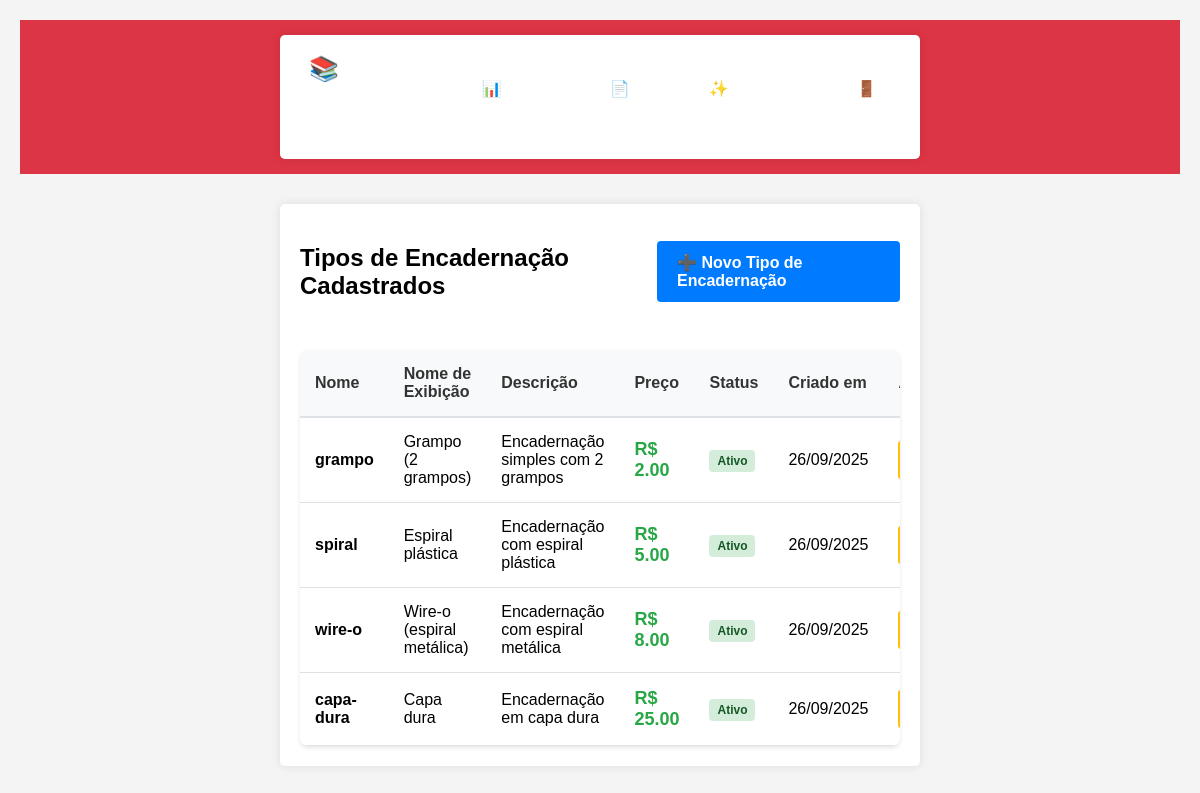
The page /admin/bindings (signed in) on the database its author committed.
### app.py (models this page shows)
class BindingType(db.Model):
    id = db.Column(db.Integer, primary_key=True)
    name = db.Column(db.String(50), unique=True, nullable=False)  # 'grampo', 'spiral', etc.
    display_name = db.Column(db.String(100), nullable=False)      # 'Grampo', 'Espiral', etc.
    description = db.Column(db.String(200), nullable=True)
    price = db.Column(db.Float, nullable=False)  # preço da encadernação
    active = db.Column(db.Boolean, default=True, nullable=False)
    created_at = db.Column(db.DateTime, default=db.func.current_timestamp())

### app.py (the view)
@app.route('/admin/bindings')
@admin_required
def admin_bindings():
    bindings = BindingType.query.all()
    return render_template('admin_bindings.html', bindings=bindings)

### app.py (called while the page is built)
def admin_required(f):
    @wraps(f)
    def decorated_function(*args, **kwargs):
        if 'admin_logged_in' not in session:
            flash('Acesso negado. Faça login como administrador.', 'error')
            return redirect(url_for('admin_login'))
        return f(*args, **kwargs)
    return decorated_function

### templates/admin_bindings.html (shortened to what this page needs)
<!DOCTYPE html>
<html lang="pt-BR">
<head>
    <link rel="stylesheet" href="{{ url_for('static', filename='style.css') }}">
</head>
<body>
    <div class="admin-header">
        <div class="container">
            <nav class="admin-nav">
                <h1>📚 Gerenciar Tipos de Encadernação</h1>
                <div class="nav-links">
                    <a href="{{ url_for('admin_dashboard') }}">📊 Dashboard</a>
                    <a href="{{ url_for('admin_papers') }}">📄 Papéis</a>
                    <a href="{{ url_for('admin_finishings') }}">✨ Acabamentos</a>
                    <a href="{{ url_for('admin_logout') }}">🚪 Sair</a>
                </div>
            </nav>
        </div>
    </div>
    <div class="container">
        <div class="page-actions">
            <h2>Tipos de Encadernação Cadastrados</h2>
            <a href="{{ url_for('admin_bindings_create') }}" class="btn-primary">
                ➕ Novo Tipo de Encadernação
            </a>
        </div>
        {% if bindings %}
            <div class="bindings-table">
                <table>
                    <thead>
                        <tr>
                            <th>Nome</th>
                            <th>Nome de Exibição</th>
                            <th>Descrição</th>
                            <th>Preço</th>
                            <th>Status</th>
                            <th>Criado em</th>
                            <th>Ações</th>
                        </tr>
                    </thead>
                    <tbody>
                        {% for binding in bindings %}
                            <tr>
                                <td><strong>{{ binding.name }}</strong></td>
                                <td>{{ binding.display_name }}</td>
                                <td>{{ binding.description or '-' }}</td>
                                <td><span class="price-value">R$ {{ "%.2f"|format(binding.price) }}</span></td>
                                <td>
                                    <span class="status-badge status-active">
                                        {{ 'Ativo' if binding.active else 'Inativo' }}
                                    </span>
                                </td>
                                <td>{{ binding.created_at.strftime('%d/%m/%Y') if binding.created_at else '-' }}</td>
                                <td>
                                </td>
                            </tr>
                        {% endfor %}
                    </tbody>
                </table>
            </div>
        {% endif %}
    </div>
</body>
</html>

### static/style.css (style rules this page uses)
body { font-family: Arial, sans-serif; background-color: #f4f4f4; margin: 0; padding: 20px; }
.container { max-width: 600px; margin: auto; padding: 20px; background: white; border-radius: 5px; box-shadow: 0 0 10px rgba(0, 0, 0, 0.1); }
h1 { text-align: center; }

### templates/admin_bindings.html (style rules this page uses)
.admin-header { background: #dc3545; color: white; padding: 15px 0; margin-bottom: 30px; }
.admin-nav { display: flex; justify-content: space-between; align-items: center; }
.admin-nav h1 { margin: 0; font-size: 24px; }
.admin-nav .nav-links { display: flex; gap: 20px; }
.admin-nav a { color: white; text-decoration: none; padding: 8px 15px; border-radius: 4px; background: rgba(255,255,255,0.1); }
.page-actions { display: flex; justify-content: space-between; align-items: center; margin-bottom: 30px; }
.btn-primary { background: #007bff; color: white; padding: 12px 20px; border: none; border-radius: 4px; text-decoration: none; font-weight: bold; }
.bindings-table { background: white; border-radius: 8px; overflow: hidden; box-shadow: 0 2px 4px rgba(0,0,0,0.1); }
.bindings-table table { width: 100%; border-collapse: collapse; }
.bindings-table th { background: #f8f9fa; padding: 15px; text-align: left; font-weight: bold; color: #333; border-bottom: 2px solid #dee2e6; }
.bindings-table td { padding: 15px; border-bottom: 1px solid #dee2e6; }
.price-value { font-weight: bold; color: #28a745; font-size: 18px; }
.status-badge { padding: 4px 8px; border-radius: 4px; font-size: 12px; font-weight: bold; }
.status-active { background: #d4edda; color: #155724; }

### rows shown on the page
BindingType: name "grampo", display_name "Grampo (2 grampos)", description "Encadernação simples com 2 grampos", price "2.00", active "Ativo", created_at "26/09/2025"
BindingType: name "spiral", display_name "Espiral plástica", description "Encadernação com espiral plástica", price "5.00", active "Ativo", created_at "26/09/2025"
BindingType: name "wire-o", display_name "Wire-o (espiral metálica)", description "Encadernação com espiral metálica", price "8.00", active "Ativo", created_at "26/09/2025"
BindingType: name "capa-dura", display_name "Capa dura", description "Encadernação em capa dura", price "25.00", active "Ativo", created_at "26/09/2025"
